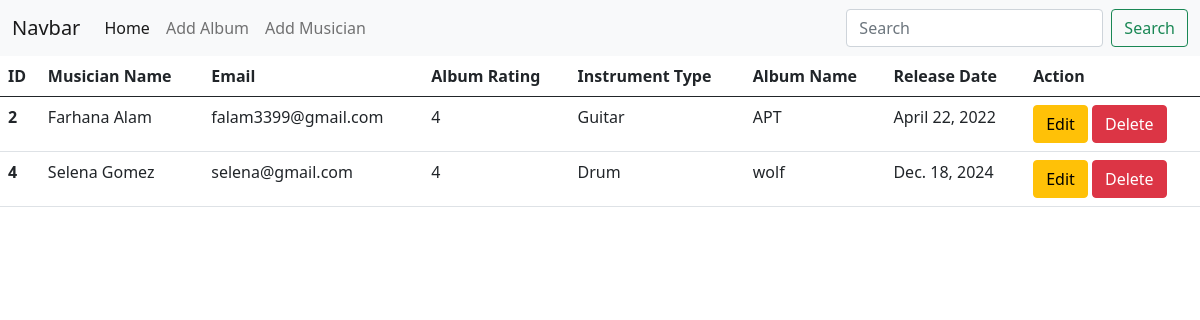
The page / on the database its author committed.
### album/models.py (models this page shows, shortened)
class Album(models.Model):
    title = models.CharField(max_length=100)
    artist = models.ForeignKey(Musician, on_delete=models.CASCADE)
    release_date = models.DateField()
    rating = models.IntegerField()

### musician/models.py (models this page shows, shortened)
class Musician(models.Model):
    first_name = models.CharField(max_length=100)
    last_name = models.CharField(max_length=100)
    email = models.EmailField()
    phone_number = models.CharField(max_length=11)
    instrument = models.CharField(max_length=100)

### Musicians_Directory/views.py (the view)
# urls.py: 2. Add a URL to urlpatterns:  path('', views.home, name='home')
def home(request):
    albums = Album.objects.all()
    return render(request, 'home.html', {'data': albums})

### templates/home.html
{% extends 'base.html' %} {% block content %}
<table class="table">
  <thead>
    <tr>
      <th scope="col">ID</th>
      <th scope="col">Musician Name</th>
      <th scope="col">Email</th>
      <th scope="col">Album Rating</th>
      <th scope="col">Instrument Type</th>
      <th scope="col">Album Name</th>
      <th scope="col">Release Date</th>
      <th scope="col">Action</th>
    </tr>
  </thead>
  <tbody>
    {% for d in data %}
    <tr>
      <th scope="row">{{d.id}}</th>
      <td>{{d.artist.first_name}} {{d.artist.last_name}}</td>
      <td>{{d.artist.email}}</td>
      <td>{{d.rating}}</td>
      <td>{{d.artist.instrument}}</td>
      <td>{{d.title}}</td>
      <td>{{d.release_date}}</td>
      <td><a href="{% url 'edit' d.id %}" class="btn btn-warning">Edit</a>
        <a href="{% url 'delete' d.id %}" class="btn btn-danger">Delete</a></td>
    </tr>
    {% endfor %}
  </tbody>
</table>
{% endblock %}

### templates/base.html (shortened to what this page needs)
<!DOCTYPE html>
<html lang="en">
  <head>
    <link
      href="https://cdn.jsdelivr.net/npm/bootstrap@5.0.2/dist/css/bootstrap.min.css"
      rel="stylesheet"
    />
  </head>
  <body>
    <nav class="navbar navbar-expand-lg navbar-light bg-light">
      <div class="container-fluid">
        <a class="navbar-brand" href="#">Navbar</a>
        <div class="collapse navbar-collapse" id="navbarSupportedContent">
          <ul class="navbar-nav me-auto mb-2 mb-lg-0">
            <li class="nav-item">
              <a
                class="nav-link active"
                aria-current="page"
                href="{% url 'homepage' %}"
                >Home</a
              >
            </li>
            <li class="nav-item">
              <a class="nav-link" href="{% url 'add_album' %}">Add Album</a>
            </li>
            <li class="nav-item">
              <a class="nav-link" href="{% url 'add_musician' %}"
                >Add Musician</a
              >
            </li>
          </ul>
          <form class="d-flex">
            <input
              class="form-control me-2"
              type="search"
              placeholder="Search"
              aria-label="Search"
            />
            <button class="btn btn-outline-success" type="submit">
              Search
            </button>
          </form>
        </div>
      </div>
    </nav>
    {% block content %}{% endblock %}
  </body>
</html>

### rows shown on the page
Album: id "2", artist.first_name "Farhana", artist.last_name "Alam", artist.email "falam3399@gmail.com", rating "4", artist.instrument "Guitar", title "APT", release_date "April 22, 2022"
Album: id "4", artist.first_name "Selena", artist.last_name "Gomez", artist.email "selena@gmail.com", rating "4", artist.instrument "Drum", title "wolf", release_date "Dec. 18, 2024"
